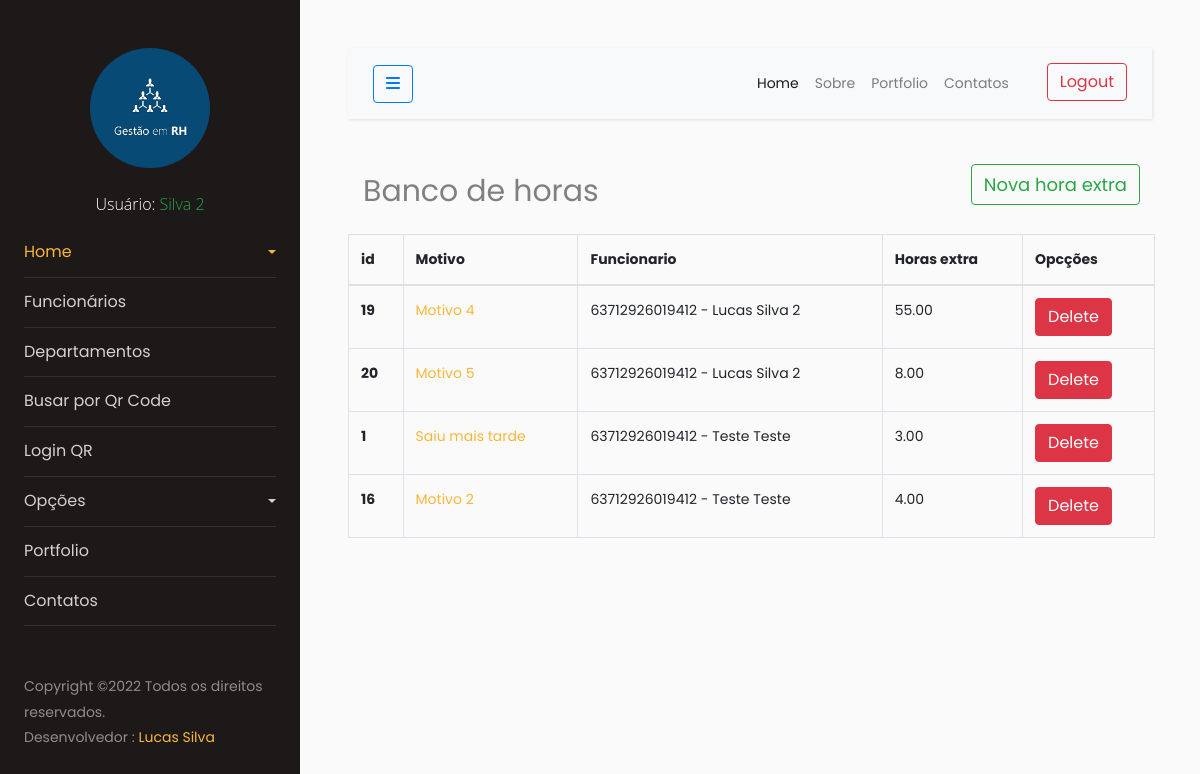
Before: /horas-extras/ (signed in) with the older database file.
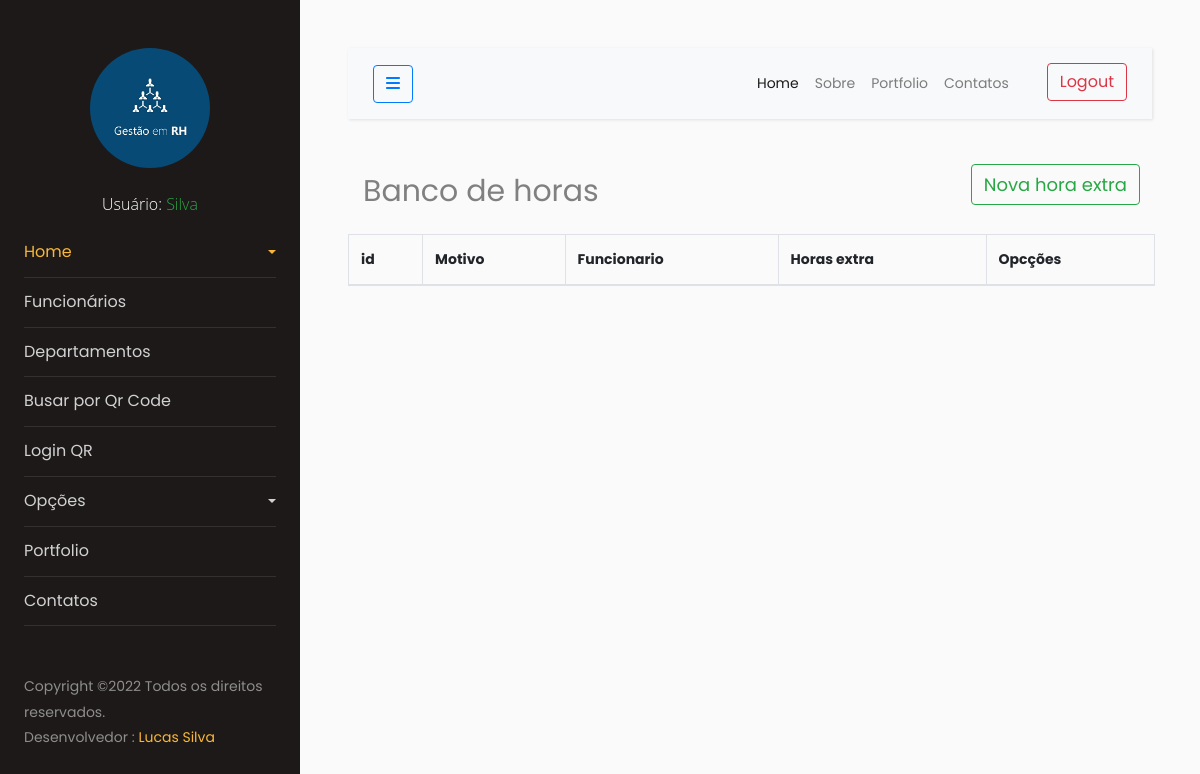
After: the same page with the newer database file.
### funcionarios/models.py (models this page shows, shortened)
class Funcionario(models.Model):
    funcionario_code = models.CharField(max_length=14,default=gerar_id, editable=True, unique=True, blank=True, null=True, help_text="ID identificador QR code")
    nome = models.CharField(max_length=100, help_text="Nome do funcionário")
    sobrenome = models.CharField(max_length=100, null=False, blank=False,help_text="Sobre nome do funcionario")
    telefone = models.CharField(max_length=11, null=True)
    email = models.CharField(max_length=80, null=False, blank=False, help_text="E-mail")
    user = models.OneToOneField(User, on_delete=models.PROTECT)
    departamentos = models.ManyToManyField(Departamento)
    empresa = models.ForeignKey(Empresa, on_delete=models.PROTECT, null=True, blank=True)
    data_nascimento = models.DateField(null=True, blank=True)
    foto_funcionatio = models.ImageField(upload_to=upload_to, default='usuario.png', null=True, blank=True)
    atualizado_em = models.DateTimeField(default=timezone.now)
    data_cadastro = models.DateTimeField(auto_now = True)
    class Meta:
        verbose_name = 'Funcionario'
        verbose_name_plural = 'Funcionarios'
    def __str__(self):
        return str(f"{self.funcionario_code} - {self.nome} "+ (f"{self.sobrenome}" if not self.nome == "" else f"{self.user.username}") )

### apps/registro_hora_extra/models.py (models this page shows, shortened)
class RegistroHoraExtra(models.Model):
    motivo = models.CharField(max_length=70, help_text="Motivo da Hora Extra")
    funcionario = models.ForeignKey(Funcionario, on_delete=models.PROTECT)
    horas = models.DecimalField(max_digits=5, decimal_places=2)

### apps/registro_hora_extra/views.py (the view)
# urls.py: path('', HoraExtraList.as_view(), name='list_horas_extra'),
class HoraExtraList(ListView):
    model = RegistroHoraExtra
    def get_queryset(self):
        empresa_logada = self.request.user.funcionario.empresa
        return RegistroHoraExtra.objects.filter(funcionario__empresa=empresa_logada)

### apps/registro_hora_extra/templates/registro_hora_extra/registrohoraextra_list.html (shortened to what this page needs)
{% extends 'base.html' %}
{% load static %}
{% load bootstrap5 %}
{% block main %}
<div class="container">
    <div class="row">
      <div class="col-md" style="align-items: center; padding-top: 15px;">
        <p style="float: left;font-size: 30px;">Banco de horas</p>
    </div>
    <div class="col-md" style="align-items: center; padding-top: 15px;">
        <a href="{% url 'create_hora_extra' %}" class="btn btn-outline-success" style="float: right; font-size: 18px;">Nova hora extra</a>
    </div>
        <table class="table table-bordered">
            <thead>
              <tr>
                <th scope="col">id</th>
                <th scope="col">Motivo</th>
                <th scope="col">Funcionario</th>
                <th scope="col">Horas extra</th>
                <th scope="col">Opcções</th>
              </tr>
            </thead>
            <tbody>
                {% for registro_re in object_list %}
                    <tr>
                        <th scope="row">{{ registro_re.id }}</th>
                        <td><a href="{% url 'update_hora_extra' registro_re.id %}">{{ registro_re.motivo }}</a></td>
                        <td>{{ registro_re.funcionario }}</td>
                        <td>{{ registro_re.horas }}</td>
                        <td>
                          {% buttons %}
                            <a class="btn btn-danger" href="{% url 'delete_hora_extra' registro_re.id %}">Delete</a>
                          {% endbuttons %}
                        </td>
                    </tr>
                {% endfor %}
            </tbody>
          </table>
    </div>
</div>
{% endblock %}

### templates/base.html (shortened to what this page needs)
{% load static %}
{% load customfilter %}
<!DOCTYPE html>
<html lang="pt-br">
<head>
    <link rel="stylesheet" href="{% static 'bootstrap/css/bootstrap.min.css' %}">
    <link rel="stylesheet" href="{% static 'css/style.css' %}">
    <link rel="stylesheet" href="https://stackpath.bootstrapcdn.com/font-awesome/4.7.0/css/font-awesome.min.css">
    <link rel="stylesheet" href="{% static 'css/modal-login.css' %}">
    <link rel="stylesheet" href="https://cdnjs.cloudflare.com/ajax/libs/font-awesome/6.1.1/css/all.min.css" />
    <link rel="stylesheet" href="{% static 'ponto_qrcode/assets/default/css/style.css' %}">
</head>
<body>
		<div class="wrapper d-flex align-items-stretch">
			<nav id="sidebar">
				<div class="p-4 pt-5">
		  		<a href="{% url 'home' %}" >
            <img class="img logo rounded-circle mb-5" src="{% static 'images/img.png' %}" alt="">
          </a>
          {% if user.is_authenticated %}
            <p class="usuario">Usuário: <span class="text-success"> {{ usuario.funcionario.nome }}
              {{ user.funcionario.sobrenome }}
            </span></p>
          {% else %}
            <p>{{ usuario.funcionario.sobrenome }}</p>
          {% endif %}
          <ul class="list-unstyled components mb-5">
            <li class="active">
              <a href="#homeSubmenu" data-toggle="collapse" aria-expanded="false" class="dropdown-toggle">Home</a>
              </li>
              <li>
                  <a href="{% url 'list_funcionarios' %}">Funcionários</a>
              </li>
              <li>
                <a href="{% url 'list_departamento' %}">Departamentos</a>
              </li>
              <li>
                <a id="scanner-link" aria-current="page" href="javascript:void(0)" data_url="{% url 'view-scanner' %}">Busar por Qr Code</a>
              </li>
              <li>
                <a href="{% url 'view_scanner_bater_ponto' %}">Login QR</a>
              </li>
              <li>
                <a href="#pageSubmenu" data-toggle="collapse" aria-expanded="false" class="dropdown-toggle">Opções</a>
	          </li>
	          <li>
              <a href="#">Portfolio</a>
	          </li>
	          <li>
              <a href="#">Contatos</a>
	          </li>
	        </ul>
	        <div class="footer">
	        	<p>
                    Copyright &copy;<script>document.write(new Date().getFullYear());</script>
                    Todos os direitos reservados. <br>
                    Desenvolvedor : <a href="" target="_blank">Lucas Silva</a>
                </p>
	        </div>
	      </div>
    	</nav>
      <div id="content" class="p-4 p-md-5">
        <nav class="navbar navbar-expand-lg navbar-light bg-light">
          <div class="container-fluid">
            <button type="button" id="sidebarCollapse" class="btn btn-outline-primary">
              <i class="fa fa-bars"></i>
            </button>
            <div class="collapse navbar-collapse" id="navbarSupportedContent">
              <ul class="nav navbar-nav ml-auto">
                <li class="nav-item active">
                    <a class="nav-link" href="{% url 'home' %}">Home</a>
                </li>
                <li class="nav-item">
                    <a class="nav-link" href="#">Sobre</a>
                </li>
                <li class="nav-item">
                    <a class="nav-link" href="#">Portfolio</a>
                </li>
                <li class="nav-item">
                    <a class="nav-link" href="#">Contatos</a>
                </li>
                <li class="nav-item">
                {% if user.is_authenticated %}
                    <a style="margin-left: 30px;" class="btn btn-outline-danger" href="{% url 'sair' %}">Logout</a>
                {% else %}
                <label class="btn btn-outline-success" for="dialog_state">Login</label>
                {% endif %}
              </li>
              </ul>
            </div>
          </div>
        </nav>
        {% block main %} {% endblock %}
    </div>
</div>
</body>
</html>

### static/ponto_qrcode/assets/default/css/style.css (style rules this page uses)
html, body { height: 100%; width: 100%; max-height: 100%; overflow: auto; display: flex; flex-direction: column; }

Changed rows visible on the page:
removed RegistroHoraExtra: id "19", motivo "Motivo 4", funcionario "63712926019412 - Lucas Silva 2", horas "55.00"
removed RegistroHoraExtra: id "20", motivo "Motivo 5", funcionario "63712926019412 - Lucas Silva 2", horas "8.00"
removed RegistroHoraExtra: id "1", motivo "Saiu mais tarde", funcionario "63712926019412 - Teste Teste", horas "3.00"
removed RegistroHoraExtra: id "16", motivo "Motivo 2", funcionario "63712926019412 - Teste Teste", horas "4.00"
Other visible differences:
{{ user.funcionario.sobrenome }}: "Silva 2" → "Silva"
